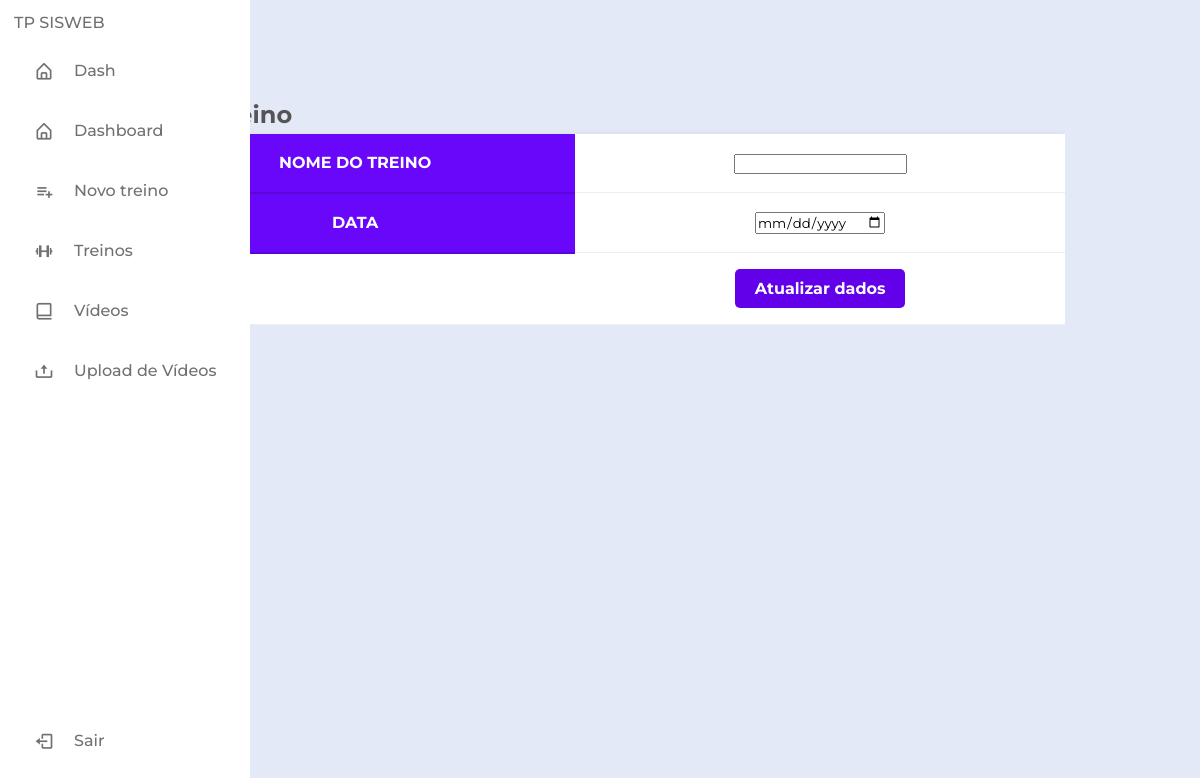
The page /atualizarTreino/8 (signed in) on the database as committed earlier.
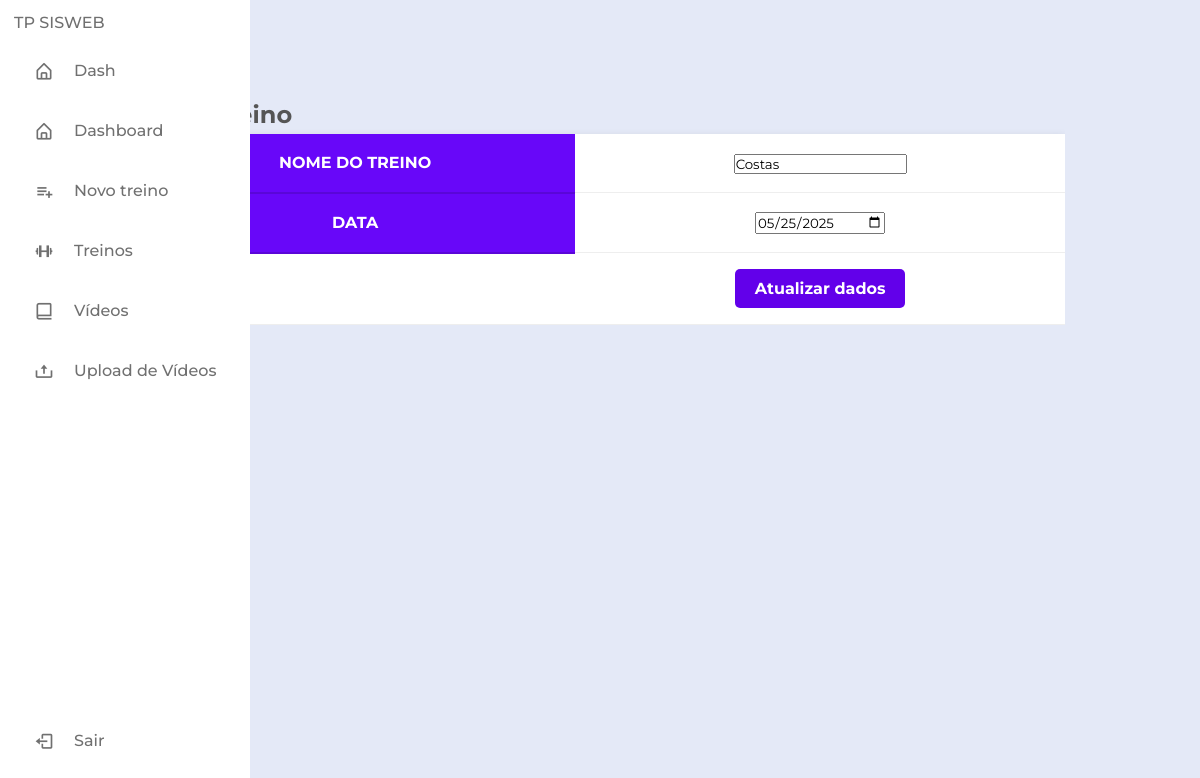
The same page on the database as committed later.
### classes.py (models this page shows, shortened)
class Treino(db.Model):
    __tablename__ = 'treino'
    _id = db.Column(db.Integer, primary_key=True, autoincrement=True)
    nome = db.Column(db.String)
    data = db.Column(db.Date)
    conta_id = mapped_column(ForeignKey("conta.id"))
    conta = relationship("Conta", back_populates="treino")
    atividade = relationship("Atividade", back_populates="treino")

### app.py (the view, shortened to what this page needs)
@app.route("/atualizarTreino/<int:id>", methods=['GET','POST'])
@login_required
def atualizarTreino(id):
    treino  = Treino.query.filter_by(_id=id).first()
    return render_template("treino/atualizarTreino.html",treino=treino)

### classes.py (called while the page is built)
@login_manager.user_loader
def load_user(user):
    return Conta.query.get(int(user))

### templates/treino/atualizarTreino.html (shortened to what this page needs)
<!DOCTYPE html>
<html lang="en">
<head>
    <link rel="stylesheet" href="https://cdnjs.cloudflare.com/ajax/libs/font-awesome/6.7.2/css/all.min.css">
    <link rel="stylesheet"  href="{{ url_for('static', filename='styleTab.css')}}">
</head>
<div>
    {% include 'sidebar.html' %}
</div>
<body>
    <form action="" method="POST">
        <section class="ftco-section">
            <div class="container">
                <div class="row">
                    <div class="col-md-12">
                        <div class="table-wrap">
                            <h1>Editar treino</h1>
                            <table class="table">
                            <thead class="thead-primary">
                              <tr>
                                <th>Nome do treino</th>
                                <td scope="row" class="scope" ><input type="text" name="nome" value="{{treino.nome}}"></td>
                              </tr>
                              <tr>
                                <th>Data</th>
                                <td scope="row" class="scope"><input type="date" name="data" value="{{treino.data}}"></td>
                              </tr>
                            </thead>
                            <tbody>
                                <tr>
                                    <td></td>
                                    <td><input type="submit" value="Atualizar dados"></a></td>
                                </tr>
                            </tbody>
                          </table>
                        </div>
                    </div>
                </div>
            </div>
        </section>
    </form>
</body>
</html>

Rows that differ between the two databases and show on the page:
added Treino: nome "Costas", data "05/25/2025"
